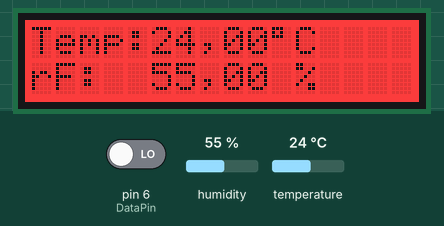
A sketch run on a simulated Arduino Uno, built with avr-gcc and run on an emulated ATmega328P. On the bench: 16×2 character LCD. The test bench sets the inputs (shaded band); at power-on: humidity 55 %, temperature 24 °C, pin 6 (DataPin) LOW.

Above: at 1.2 s.
1.3 s: humidity set to 22 %
7.2 s: temperature set to 12 °C
At 9.4 s:
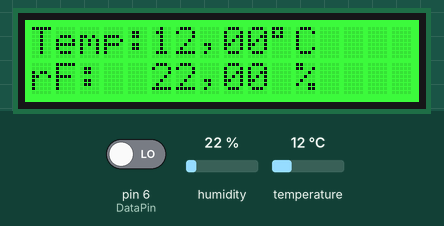
9.6 s: humidity set to 40 %
At 19.0 s:
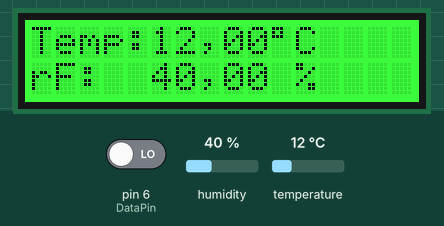
22.5 s: temperature set to 19 °C
At 27.4 s:
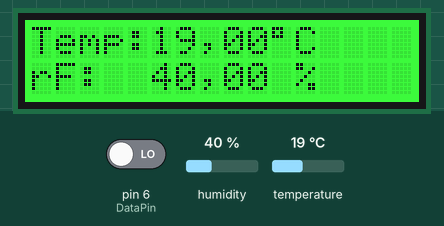
Timing chart, 0 to 28.9 s (numbered marks = the images above; inputs shaded):
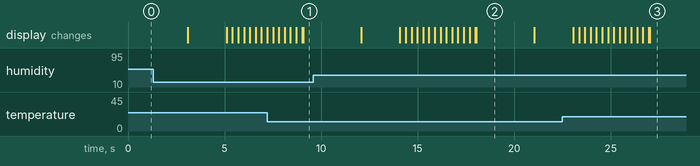

The sketch:

Main_Programm.ino
```cpp
//Noah Gertsch & Til Bäckman


//Verwenden von libraris

#include "DHT.h"
#include "rgb_lcd.h"
#include <MHZ19.h>


// Pins Deklariren
int SENSOR_DHT = 7;
int DataPin = 6;

// Range für Co2 Messung
int ppmrange = 5000;
unsigned long pwmtime;

//Deklariert Variabel PPM
int PPM = 0;
float pulsepercent=0;


// Sensortyp festlegen
// DHT22 oder DHT11
# define SensorTyp DHT22


// Sensor DHT einen Namen zuweisen
DHT dht(SENSOR_DHT, SensorTyp);


// LCD einen Namen zuweisen (lcd)
rgb_lcd lcd;

// Temo und rf definieren
float Temp = 0;
float rF = 0;

//Funktion um Display zu löschen
void cleardisplay()
{
   lcd.clear();
}


//Setup
void setup()
{
  //Display Grösse und farbe definieren
    lcd.begin(16, 2);
    lcd.setRGB(255, 0, 0);
    lcd.clear();

  dht.begin();
}


//Main Loop
void loop()
{
  // Temp und rf einlesen
  Temp = dht.readTemperature();
  rF = dht.readHumidity();


  // Setzt die Temp und rf werte in strings
  String AnzeigeTemperatur = String(Temp);
  AnzeigeTemperatur.replace(".", ",");
  String AnzeigeLuftfeuchtigkeit = String(rF);
  AnzeigeLuftfeuchtigkeit.replace(".", ",");

  //Legt ort für Temp fest
  lcd.setCursor(0, 0);
  lcd.print("Temp: ");
  lcd.setCursor(5, 0);
  lcd.print(AnzeigeTemperatur + "\337C");

  // Legt ort für rf fest
  lcd.setCursor(0, 2);
  lcd.print("rF: ");
  lcd.setCursor(5, 3);
  lcd.print(AnzeigeLuftfeuchtigkeit + " %");

  // mindestens 2 Sekunden Pause
  delay(3000);

//Funktion für Display löschen
  cleardisplay();

  //einlesen von co2
  pwmtime = pulseIn(DataPin, HIGH, 2000000) / 1000;
  float pulsepercent = pwmtime / 1004.0;
  PPM = ppmrange * pulsepercent;

  //Co2 auf Display ausgeben
  lcd.print("Co2 PPM:");
  lcd.print(PPM );

  //2s warten
  delay(100);


    //LED Farben Wechseln
    {
      for (int i = 0; i < 255; i++) {
      lcd.setRGB(i, 255 - i, 0); // Ändere die RGB-Farben
      delay(5); // Verzögerung zwischen den Farbänderungen
    }

   for (int i = 0; i < 255; i++) {
    lcd.setRGB(255 - i, 0, i); // Ändere die RGB-Farben
    delay(5);// Verzögerung zwischen den Farbänderungen
   }

   for (int i = 0; i < 255; i++) {
    lcd.setRGB(0, i, 255 - i); // Ändere die RGB-Farben
    delay(5);// Verzögerung zwischen den Farbänderungen

  }

  }

}
```

Measured:
- what the display in image 2 shows lasts 3.1 s, from 18.0 s to 21.1 s
